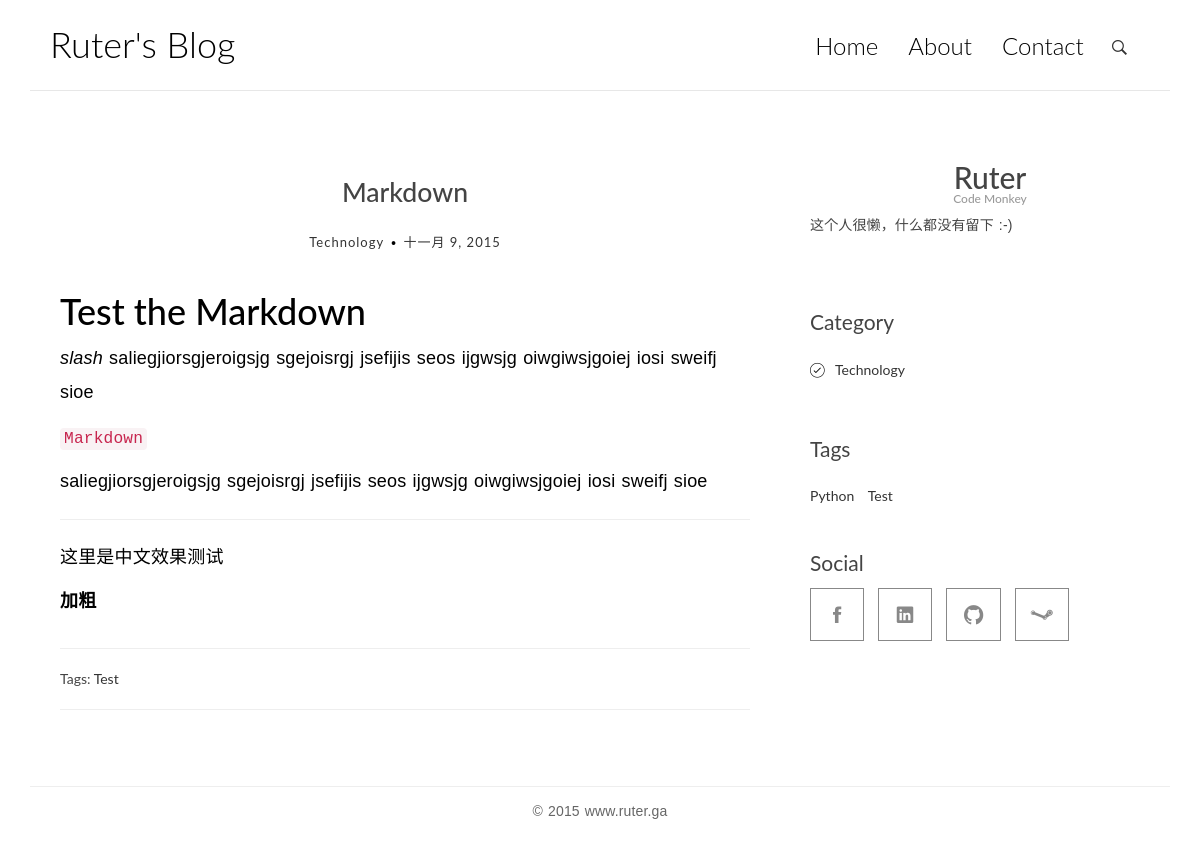
/blog/article=2/, run on the app's committed database.
### article/models.py (models this page shows, shortened)
class BlogInfo(models.Model):
    blogName = models.CharField(u'Blog Name', max_length=20)        #Blog's name
    logo = models.CharField(u'Logo', max_length=100, blank=True, null=True)         #Logo's link
    avatar = models.CharField(u'Avatar', max_length=100, blank=True, null=True)     #Your avatar's link
    oName = models.CharField(u'Name', max_length=20, blank=True, null=True)         #Your name
    domain = models.CharField(u'Domain', max_length=20, blank=True, null=True)      #Your major
    intro = models.TextField(u'Intro', blank=True, null=True)       #Your intro

class Article(models.Model):
    title = models.CharField(u'Title', max_length=50)               #Article's title
    content = models.TextField(u'Content')                          #Article's content
    tag = models.ManyToManyField(Tag, blank=True)                   #Article's tags
    category = models.ForeignKey('Category', blank=True, null=True) #Article's category
    date = models.DateField(u'Date', auto_now_add=True)             #Article's post date
    class Meta:
        ordering = ['-date']                                        #Ordering by date desc

class Category(models.Model):
    name = models.CharField(u'Name', max_length=50)                 #Category's name
    def __unicode__(self):
        return self.name
    class Meta:
        ordering = ['name']

class Tag(models.Model):
    tag = models.CharField(u'Tag', max_length=20)                   #Tag
    def __unicode__(self):
        return self.tag
    class Meta:
        ordering = ['tag']

### article/views.py (the view)
# urls.py: 2. Add a URL to urlpatterns:  url(r'^blog/', include(blog_urls))
def blog(request, pk):
    try:
        info = BlogInfo.objects.get(pk = 1)
    except BlogInfo.DoesNotExist:
        raise Http404
    try:
        article = Article.objects.get(pk = int(pk))
    except Article.DoesNotExist:
        raise Http404
    try:
        categorys = Category.objects.all()
    except Category.DoesNotExist:
        raise Http404
    try:
        tags = Tag.objects.all()
    except Tag.DoesNotExist:
        raise Http404
    return render(request, 'single.html', {'info': info, 'article': article, 'categorys': categorys, 'tags': tags})

### article/templatetags/custom_markdown.py (called while the page is built)
@register.filter(is_safe=True)
@stringfilter
def custom_markdown(value):
    return mark_safe(markdown.markdown(value,
                                        extensions = ['markdown.extensions.fenced_code',
                                                    'markdown.extensions.codehilite'],
                                        safe_mode=True,
                                        enable_attributes=False))

### templates/single.html (shortened to what this page needs)
{% extends "base.html" %}
{% load custom_markdown %}
{% block main %}
	<main class="col-md-8">
		<article class="post post-1">
			<header class="entry-header">
				<h1 class="entry-title">{{ article.title }}</h1>
				<div class="entry-meta">
					<span class="post-category"><a href="{% url 'category' cate=article.category %}">{{ article.category }}</a></span>
					<span class=""><a href="#">{{ article.date }}</a></span>
				</div>
			</header>
			<div class="entry-content clearfix">
				<p>{{ article.content|custom_markdown }}</p>
			</div>
			<hr>
			<div>
				<span>Tags: </span>
				{% for tag in article.tag.all %}
					<span><a href="{% url 'tag' tag=tag %}">{{ tag }}</a></span>
				{% endfor %}
			</div>
			<hr>
		</article>
	</main>
{% endblock %}
{% block aside %}
	{% include "aside.html" %}
{% endblock %}

### templates/base.html (shortened to what this page needs)
<!DOCTYPE html>
<html>
	<head>
		<link rel="stylesheet" href="/static/css/bootstrap.min.css">
		<link rel="stylesheet" href="/static/css/ionicons.min.css">
		<link rel="stylesheet" href="/static/css/pace.css">
	    <link rel="stylesheet" href="/static/css/custom.css">
	</head>
	<body>
		<div class="container">
			<header id="site-header">
				<div class="row">
					<div class="col-md-4 col-sm-5 col-xs-8">
						<div class="logo">
							<h1><a href="{% url 'home' %}">{{ info.blogName }}</a></h1>
						</div>
					</div>
					<div class="col-md-8 col-sm-7 col-xs-4">
						<nav class="main-nav" role="navigation">
							<div class="collapse navbar-collapse" id="bs-example-navbar-collapse-1">
  								<ul class="nav navbar-nav navbar-right">
    								<li class="cl-effect-11"><a href="{% url 'index' %}" data-hover="Home">Home</a></li>
    								<li class="cl-effect-11"><a href="{% url 'about' %}" data-hover="About">About</a></li>
    								<li class="cl-effect-11"><a href="{% url 'contact' %}" data-hover="Contact">Contact</a></li>
  								</ul>
							</div>
						</nav>
						<div id="header-search-box">
							<a id="search-menu" href="#"><span id="search-icon" class="ion-ios-search-strong"></span></a>
						</div>
					</div>
				</div>
			</header>
		</div>
		<div class="content-body">
			<div class="container">
				<div class="row">
					{% block main %}
                    {% endblock %}
                    {% block aside %}
                    {% endblock %}
				</div>
			</div>
		</div>
		<footer id="site-footer">
			<div class="container">
				<div class="row">
					<div class="col-md-12">
						<p class="copyright">&copy; 2015 www.ruter.ga</p>
					</div>
				</div>
			</div>
		</footer>
	</body>
</html>

### templates/aside.html (shortened to what this page needs)
<aside class="col-md-4">
    <div class="widget">
        <div class="text-center">
            <h2>{{ info.oName }}</h2>
            <h6 style="margin-top: -12px; color: #9A9A9A">{{ info.domain }}</h6>
        </div>
        <p>{{ info.intro }}</p>
        <br>
    </div>
    <div class="widget widget-category">
        <h3 class="widget-title">Category</h3>
        <ul>
            {% for category in categorys %}
            <li>
                <a href="{% url 'category' cate=category %}">{{ category }}</a>
            </li>
            {% endfor %}
        </ul>
    </div>
    <div class="widget widget-tags">
        <h3 class="widget-title">Tags</h3>
        <ul>
            {% for tag in tags %}
            <li>
                <a href="{% url 'tag' tag=tag %}">{{ tag }}</a>
            </li>
            {% endfor %}
        </ul>
    </div>
    <div class="widget">
        <h3 class="widget-title">Social</h3>
        <ul class="social social-index">
            <li class="facebook"><a href="https://www.facebook.com/ruter.lv"><span class="ion-social-facebook"></span></a></li>
            <li class="linkedin"><a href="#"><span class="ion-social-linkedin"></span></a></li>
            <li class="github"><a href="https://github.com/ruter"><span class="ion-social-github"></span></a></li>
            <li class="steam"><a href="http://steamcommunity.com/id/ruterxruter/"><span class="ion-steam"></span></a></li>
        </ul>
    </div>
</aside>

### article/static/css/custom.css (style rules this page uses)
* { outline: none; }
h1, h2, h3, h4, h5, h6 { margin-top: 0; }
a { color: #333; }
body { color: #444; font-family: 'Lato', sans-serif; }
p { font-family: 'Ubuntu', sans-serif; font-weight: 400; word-spacing: 1px; letter-spacing: 0.01em; }
#site-header { background-color: #FFF; padding: 25px 20px; margin-bottom: 40px; border-bottom: 1px solid #e7e7e7; }
.logo h1 a { color: #000; }
.logo h1 { margin: 0; font-family: 'Lato', sans-serif; font-weight: 300; }
.main-nav { margin-top: 11px; max-width: 95%; }
.main-nav a { color: #000000 !important; padding: 0 0 5px 0 !important; margin-right: 30px; font-family: 'Lato', sans-serif; font-weight: 300; font-size: 24px; }
.cl-effect-11 a { padding: 10px 0; color: #0972b4; text-shadow: none; }
.cl-effect-11 a::before { position: absolute; top: 0; left: 0; overflow: hidden; padding: 0 0 5px 0 !important; max-width: 0; border-bottom: 1px solid #000; color: #000; content: attr(data-hover); -webkit-transition: max-width 0.5s; -moz-transition: max-width 0.5s; transition: max-width 0.5s; }
.content-body { padding-bottom: 4em; }
.post { background: #fff; padding: 30px 30px 0; }
.entry-title { text-align: center; font-size: 1.9em; margin-bottom: 20px; line-height: 1.6; padding: 10px 20px 0; }
.entry-meta { text-align: center; color: #DDDDDD; font-size: 13px; letter-spacing: 1px; margin-bottom: 30px; }
.entry-content { font-size: 18px; line-height: 1.9; font-weight: 300; color: #000; }
.post-category, .post-date, .post-author { position: relative; padding-right: 15px; }
.post-category::after, .post-date::after, .post-author::after { position: absolute; content: '.'; color: #000; font-size: 30px; top: -22px; right: 1px; }
.widget { background: #fff; padding: 30px 0 0; }
.widget-title { font-size: 1.5em; margin-bottom: 20px; line-height: 1.6; padding: 10px 0 0; font-weight: 400; }
.widget-tags ul { list-style-type: none; padding: 0; margin: 0; }
.widget-tags ul li { display: inline-block; margin-right: 10px; }
.widget-category ul { padding: 0; margin: 0; padding-left: 25px; }
.widget-category ul li { list-style-type: none; position: relative; line-height: 170%; margin-bottom: 10px; }
.widget-category ul li::before { content: '\f3fe'; font-family: "Ionicons"; position: absolute; left: -25px; top: 1px; font-size: 18px; color: #000; }
#site-footer { padding-top: 10px; padding: 0 0 1.5em 0; }
.copyright { text-align: center; padding-top: 1em; margin: 0; border-top: 1px solid #eee; color: #666; }
#header-search-box { position: absolute; right: 38px; top: 8px; }
#search-menu span { font-size: 20px; }
.social { list-style-type: none; padding: 0; margin: 0; text-align: center; }
.social-index { text-align: left; }
.social li { display: inline-block; margin-right: 10px; margin-bottom: 20px; }
.social li a { border: 1px solid #888; font-size: 22px; color: #888; transition: all 0.3s ease-in; }
.facebook a { padding: 12px 22px; }
.linkedin a { padding: 12px 18px; }
.github a { padding: 12px 17px; }
.steam a { padding: 12px 15px; }

### data on the page
BlogInfo: blogName "Ruter's Blog", oName "Ruter", domain "Code Monkey", intro "这个人很懒，什么都没有留下 :-)"
Article: title "Markdown", category "Technology", date "十一月 9, 2015", content|custom_markdown "Test the Markdown slash saliegjiorsgjeroigsjg sgejoisrgj jsefijis seos ijgwsjg oiwgiwsjgoiej iosi sweifj sioe Markdown saliegjiorsgjeroigsjg sgejoisrgj jsefijis seos ijgwsjg oiwgiwsjgoiej iosi sweifj sioe 这里是中文效果测试 加粗"
Tag: tag "Test"
Category: name "Technology"
Tag: tag "Python"
